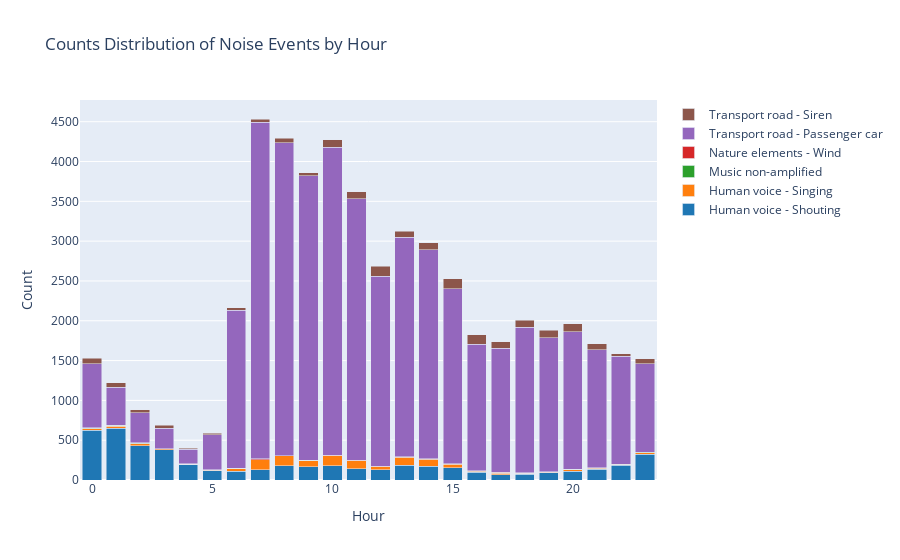

Notebook code cell kept with this figure:
### Markdown cell above
## 3.2 stacked bar chart with count distribution

### Code cell
import plotly.graph_objects as go

# Group the data by hour and noise_event_laeq_primary_detected_class
grouped_df = df_E.groupby(['hour', 'noise_event_laeq_primary_detected_class']).size().unstack()

# Create a list of colors for the different classes
colors = ['rgb(31, 119, 180)', 'rgb(255, 127, 14)', 'rgb(44, 160, 44)', 'rgb(214, 39, 40)', 'rgb(148, 103, 189)', 'rgb(140, 86, 75)']

# Create a list to store the traces for each class
traces = []

# Iterate over each class
for i, column in enumerate(grouped_df.columns):
    # Create a bar trace for the current class
    trace = go.Bar(
        x=grouped_df.index,
        y=grouped_df[column],
        name=column,
        marker=dict(color=colors[i])
    )
    traces.append(trace)

# Create the stacked bar chart layout
layout = go.Layout(
    title="Counts Distribution of Noise Events by Hour",
    xaxis=dict(title="Hour"),
    yaxis=dict(title="Count"),
    barmode="stack"
)

# Create the figure with the traces and layout
fig = go.Figure(data=traces, layout=layout)

# Show the stacked bar chart
fig.show()

### Figure 1 — Plotly figure (JSON) as saved in the notebook; plotly's stock layout.template omitted (floating-point values rounded to 4 significant figures)
{"data": [{"marker": {"color": "rgb(31, 119, 180)"}, "name": "Human voice - Shouting", "type": "bar", "x": [0, 1, 2, 3, 4, 5, 6, 7, 8, 9, 10, 11, 12, 13, 14, 15, 16, 17, 18, 19, 20, 21, 22, 23], "y": [622, 648, 432, 380, 192, 115, 111, 128, 179, 169, 177, 143, 127, 188, 170, 154, 96, 67, 75, 93, 108, 137, 184, 324]}, {"marker": {"color": "rgb(255, 127, 14)"}, "name": "Human voice - Singing", "type": "bar", "x": [0, 1, 2, 3, 4, 5, 6, 7, 8, 9, 10, 11, 12, 13, 14, 15, 16, 17, 18, 19, 20, 21, 22, 23], "y": [20, 24, 24, 10, 7, 10, 33, 129, 124, 75, 125, 100, 39, 95, 92, 45, 15, 19, 9, 7, 21, 13, 14, 17]}, {"marker": {"color": "rgb(44, 160, 44)"}, "name": "Music non-amplified", "type": "bar", "x": [0, 1, 2, 3, 4, 5, 6, 7, 8, 9, 10, 11, 12, 13, 14, 15, 16, 17, 18, 19, 20, 21, 22, 23], "y": [11, 15, 3, 3, 2, 1, 2, null, 1, 1, 3, 1, 1, null, 3, 3, 3, 3, 1, null, 4, 3, 3, 8]}, {"marker": {"color": "rgb(214, 39, 40)"}, "name": "Nature elements - Wind", "type": "bar", "x": [0, 1, 2, 3, 4, 5, 6, 7, 8, 9, 10, 11, 12, 13, 14, 15, 16, 17, 18, 19, 20, 21, 22, 23], "y": [1, 1, 6, 1, 2, null, 2, 9, 2, 1, 7, 1, 8, 9, 3, 4, 5, 8, 9, 5, 3, 4, null, null]}, {"marker": {"color": "rgb(148, 103, 189)"}, "name": "Transport road - Passenger car", "type": "bar", "x": [0, 1, 2, 3, 4, 5, 6, 7, 8, 9, 10, 11, 12, 13, 14, 15, 16, 17, 18, 19, 20, 21, 22, 23], "y": [804, 478, 377, 257, 181, 440, 1983, 4229, 3929, 3577, 3867, 3287, 2386, 2755, 2625, 2196, 1584, 1556, 1822, 1680, 1727, 1482, 1353, 1114]}, {"marker": {"color": "rgb(140, 86, 75)"}, "name": "Transport road - Siren", "type": "bar", "x": [0, 1, 2, 3, 4, 5, 6, 7, 8, 9, 10, 11, 12, 13, 14, 15, 16, 17, 18, 19, 20, 21, 22, 23], "y": [74, 53, 43, 34, 15, 21, 31, 39, 55, 37, 93, 88, 124, 78, 86, 128, 122, 81, 92, 94, 100, 75, 32, 62]}], "layout": {"barmode": "stack", "title": {"text": "Counts Distribution of Noise Events by Hour"}, "xaxis": {"title": {"text": "Hour"}}, "yaxis": {"title": {"text": "Count"}}}}
